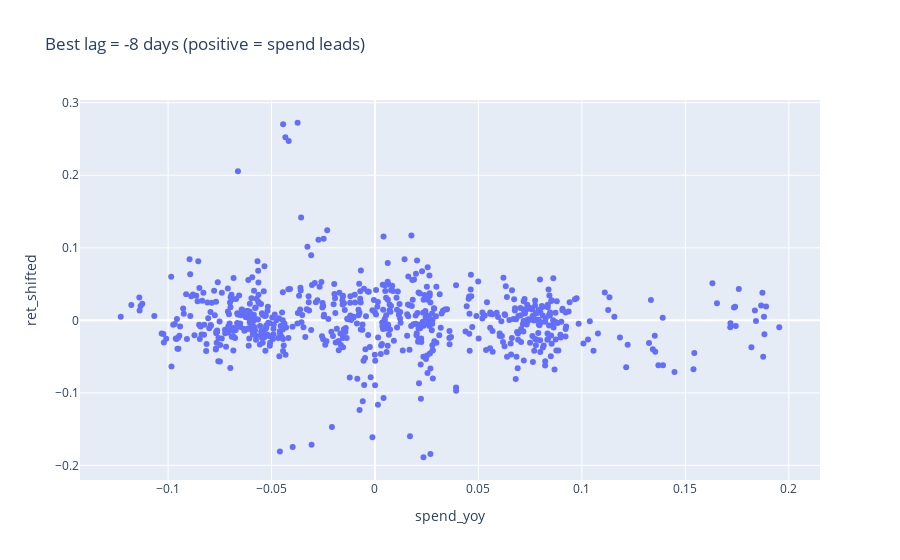

Source (notebook cell):
### Code cell
# 5. scatter at best lag (positive lag = spend leads) (visual check)

# Shift returns to line up with spend at that lag
lag = int(best["lag"])
shifted = df.copy()
shifted["ret_shifted"] = shifted["ret_5d"].shift(-lag)

# Drop missing rows caused by shifting 
scatter_df = shifted.dropna()

# Scatter plot: does spend_yoy explain future returns?
px.scatter(
    scatter_df,
    x="spend_yoy",
    y="ret_shifted",
    title=f"Best lag = {lag} days (positive = spend leads)"
)

### Figure 1 — Plotly figure (JSON) as saved in the notebook; plotly's stock layout.template omitted (floating-point values rounded to 4 significant figures; data arrays with more than 128 entries replaced by an {"elided": "..."} marker saying what was removed)
{"data": [{"hovertemplate": "spend_yoy=%{x}<br>ret_shifted=%{y}<extra></extra>", "legendgroup": "", "marker": {"color": "#636efa", "symbol": "circle"}, "mode": "markers", "name": "", "orientation": "v", "showlegend": false, "type": "scatter", "x": {"elided": "673 float values"}, "xaxis": "x", "y": {"elided": "673 float values"}, "yaxis": "y"}], "layout": {"legend": {"tracegroupgap": 0}, "title": {"text": "Best lag = -8 days (positive = spend leads)"}, "xaxis": {"anchor": "y", "domain": [0, 1], "title": {"text": "spend_yoy"}}, "yaxis": {"anchor": "x", "domain": [0, 1], "title": {"text": "ret_shifted"}}}}
